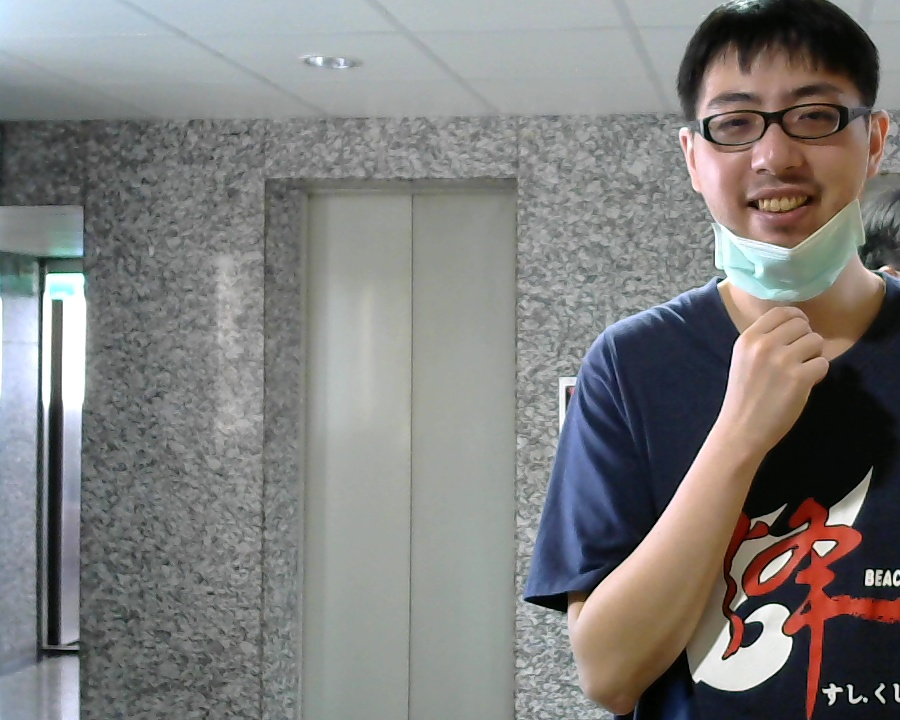
#> input picture jason.jpg, 900 x 720 px
$ python draw_landmark.py
#> lines starting #> are read from the running program, lines starting #| are printed output that depends on the picture; after the words box and inside, x2 and y2 are one past the last pixel; in counts of white or black regions, pixels touching at a corner belong together
import cv2
import numpy as np


def main():
    lmk = np.array(
        [[739, 121], [812, 114], [774, 159], [743, 202], [815, 195]],
        dtype=np.float32)

    img = cv2.imread('jason.jpg')
#> img is the input picture: shape (720, 900, 3); mean B, G, R 125.2, 126.5, 127.4

    for l in lmk:
        x = l[0]
        y = l[1]
        cv2.circle(img, (x, y), 5, (255, 0, 0), -1)
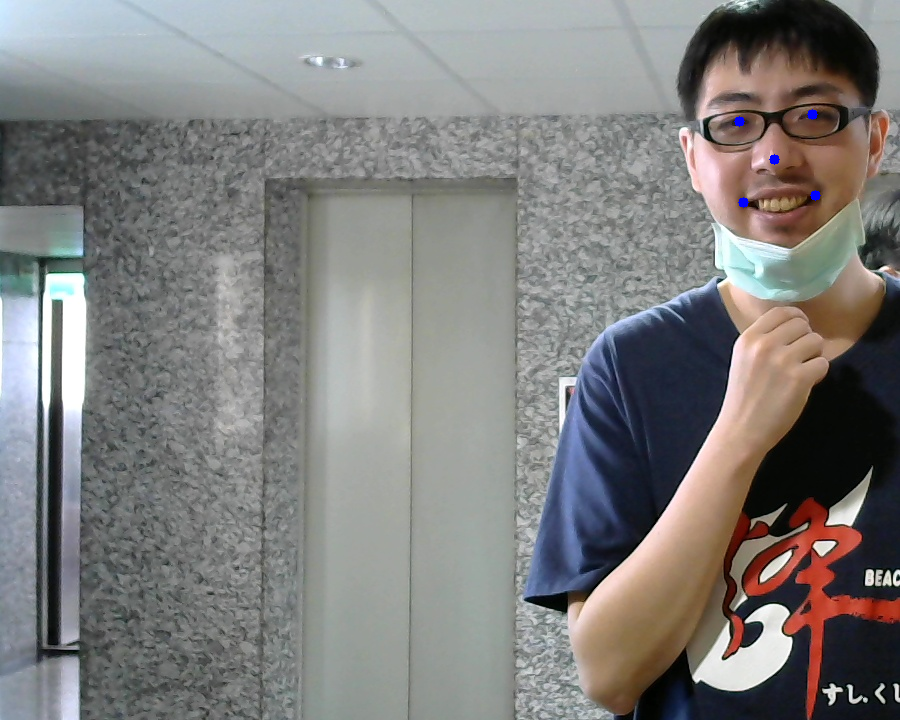
#> img: shape (720, 900, 3); 0.06% of pixels changed, all inside (x1, y1, x2, y2) = (734, 109, 821, 208)

    cv2.imwrite('jason-with-landmark.jpg', img)


if __name__ == '__main__':
    main()
